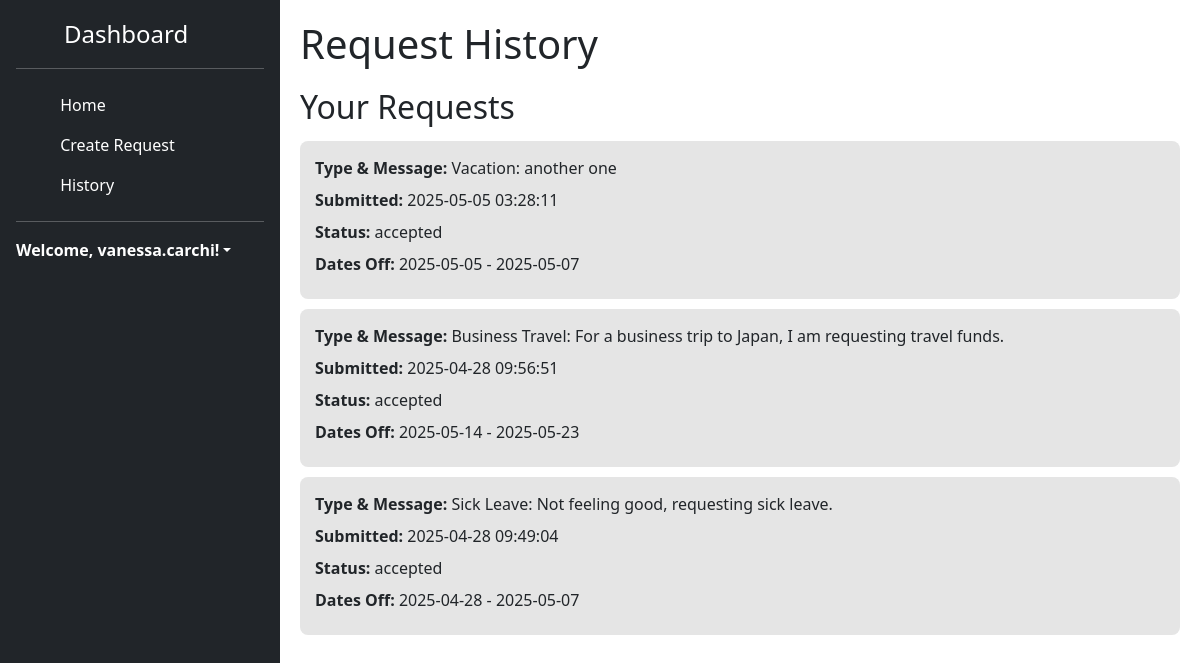
The page /request_history (signed in) on the database as committed earlier.
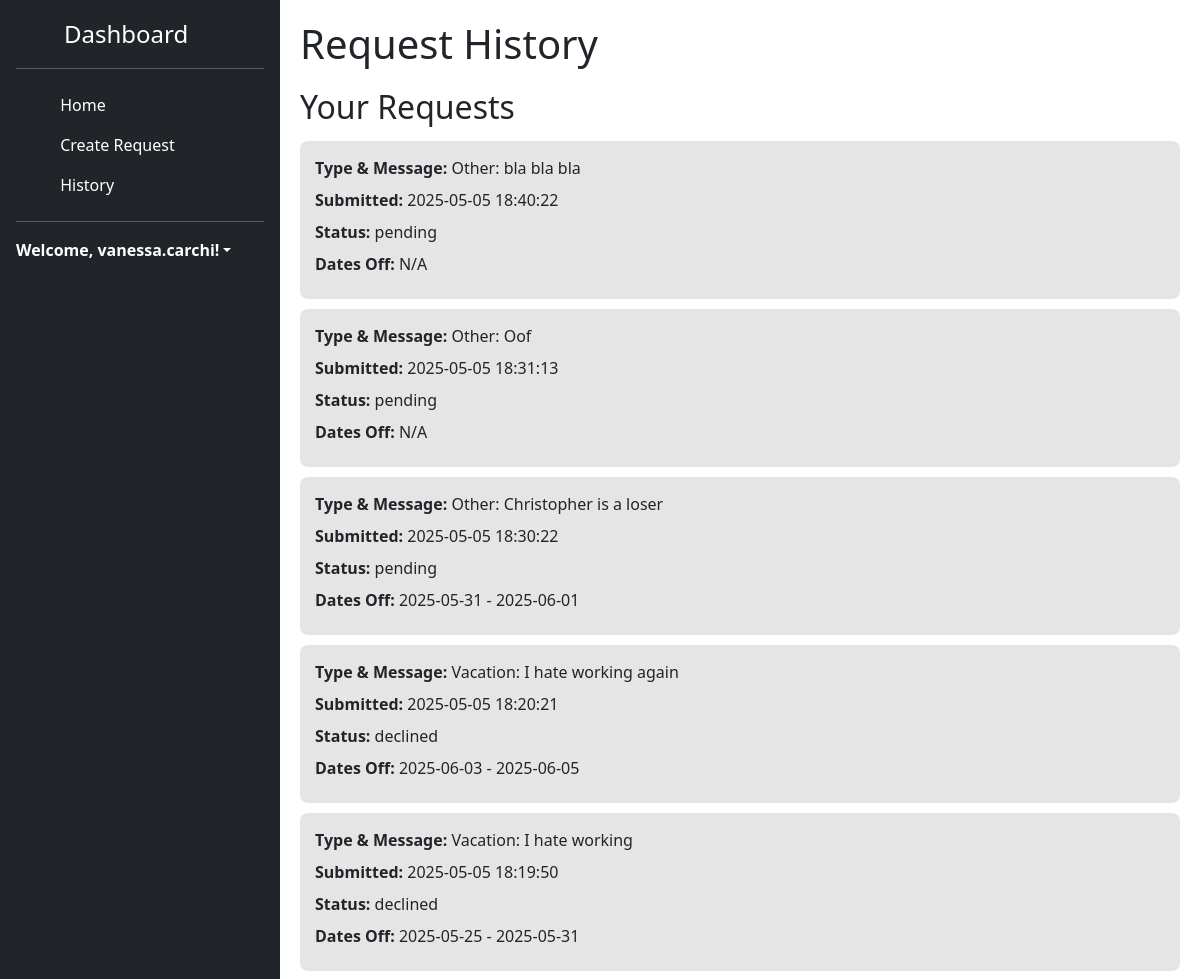
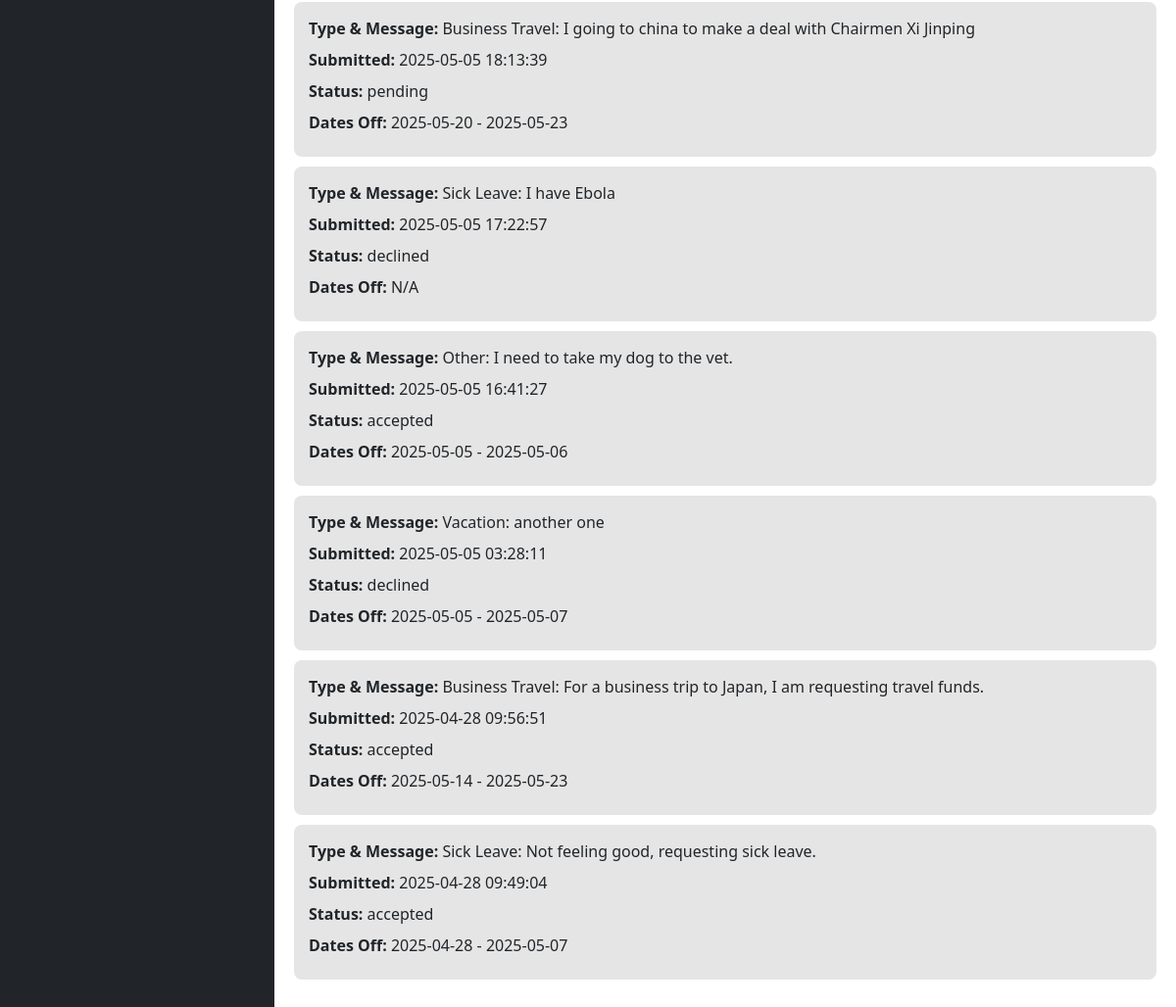
The same page on the database as committed later (2 pictures, top to bottom).
### tables this page shows
CREATE TABLE requests (
    id INTEGER PRIMARY KEY AUTOINCREMENT,
    username TEXT NOT NULL,
    request TEXT NOT NULL,
    timestamp DATETIME DEFAULT CURRENT_TIMESTAMP
, status TEXT DEFAULT 'pending', user_id INTEGER, start_date TEXT, end_date TEXT, notified INTEGER DEFAULT 0, last_status TEXT DEFAULT NULL);

### main.py (the view, shortened to what this page needs)
@app.route("/request_history", methods=["GET","POST"])
def request_history():
    if "user" in session:
        username = session["user"]
        conn = sqlite3.connect("users.db")
        cursor = conn.cursor()
        cursor.execute("SELECT id FROM users WHERE username = ?", (username,))
        user_row = cursor.fetchone()
        if not user_row:
            conn.close()
            return "User not found", 404
        user_id = user_row[0]
        cursor.execute("""
            SELECT request, timestamp, status, start_date, end_date FROM requests
            WHERE user_id = ? ORDER BY timestamp DESC
        """, (user_id,))
        user_requests = cursor.fetchall()
        conn.close()
        return render_template("HTML/request_history.html", username=username, requests=user_requests)
    return redirect(url_for("login"))

### templates/HTML/request_history.html (shortened to what this page needs)
<!DOCTYPE html>
<html lang="en">
    <head>
        <link rel="stylesheet" href="{{ url_for('static', filename='CSS/sidebars.css') }}">
        <link rel="stylesheet" href="{{ url_for('static', filename='CSS/history.css') }}">
        <link href="https://cdn.jsdelivr.net/npm/bootstrap@5.3.2/dist/css/bootstrap.min.css" rel="stylesheet">
        <link rel="stylesheet" href="https://cdn.jsdelivr.net/npm/flatpickr/dist/flatpickr.min.css">
        <link rel="stylesheet" href="https://cdn.jsdelivr.net/npm/@docsearch/css@3">
        <link href="../assets/dist/css/bootstrap.min.css" rel="stylesheet">
    </head>
    <body>
  <div class="app-container">
    <div class="sidebar flex-column flex-shrink-0 p-3 text-bg-dark" style="width: 280px;">
      <div class="d-flex align-items-center mb-3 mb-md-0 me-md-auto text-white text-decoration-none">
        <svg class="bi pe-none me-2" width="40" height="32"><use xlink:href="#bootstrap"/></svg>
        <span class="fs-4">Dashboard</span>
      </div>
      <hr>
      <ul class="nav nav-pills flex-column mb-auto">
        <li class="nav-item">
          <a href="{{ url_for('dashboard') }}" class="nav-link text-white">
            <svg class="bi pe-none me-2" width="16" height="16"><use xlink:href="#home"/></svg>
            Home
          </a>
        </li>
        <li>
          <a href="{{ url_for('create_request') }}" class="nav-link text-white">
            <svg class="bi pe-none me-2" width="16" height="16"><use xlink:href="#table"/></svg>
            Create Request
          </a>
        </li>
        <li>
          <a href="{{ url_for('request_history') }}" class="nav-link text-white">
            <svg class="bi pe-none me-2" width="16" height="16"><use xlink:href="#grid"/></svg>
            History
          </a>
        </li>
      </ul>
      <hr>
      <div class="dropdown">
        <a href="#" class="d-flex align-items-center text-white text-decoration-none dropdown-toggle" data-bs-toggle="dropdown" aria-expanded="false">
          <strong>Welcome, {{username}}!</strong>
        </a>
      </div>
    </div>
    <div class="main-content">
      <h1>Request History</h1>
      <div class="requests-list">
        <h2>Your Requests</h2>
        {% if requests %}
          {% for req, timestamp, status, start_date, end_date in requests %}
            <div class="request-item">
              <p><strong>Type & Message:</strong> {{ req }}</p>
              <p><strong>Submitted:</strong> {{ timestamp }}</p>
              <p><strong>Status:</strong> {{ status }}</p>
              {% if start_date and end_date %}
                <p><strong>Dates Off:</strong> {{ start_date }} - {{ end_date }}</p>
              {% else %}
                <p><strong>Dates Off:</strong> N/A</p>
              {% endif %}
            </div>
          {% endfor %}
        {% else %}
          <p>No requests submitted yet.</p>
        {% endif %}
      </div>
    </body>
</html>

### static/CSS/sidebars.css (style rules this page uses)
body { min-height: 100vh; min-height: -webkit-fill-available; }
html { height: -webkit-fill-available; }
.dropdown-toggle { outline: 0; }
.nav-link { display: flex; align-items: center; padding: 10px 15px; color: white; border-radius: 6px; transition: background-color 0.2s ease; }

### static/CSS/history.css (style rules this page uses)
*,body { margin:0 }
* { padding:0;box-sizing:border-box }
body { font-family:Poppins,sans-serif; height:100vh; background:#f8f9fa; color:#000; }
.app-container { display: flex; height: 100vh; }
.main-content { flex:1; padding:20px; overflow-y:auto; }
.main-content h1 { margin-bottom:20px; }
.request-item { background:#E5E5E5; }
.requests-list { margin-top:20px; }
.requests-list h2 { margin-bottom:15px; }
.request-item { padding:15px; border-radius:8px; margin-bottom:10px; }
.request-item p { margin-bottom:8px }
.bi { vertical-align:-.125em; fill:currentColor }

Rows that differ between the two databases and show on the page:
added requests: request "Other: bla bla bla", timestamp "2025-05-05 18:40:22", status "pending", shows "Dates Off:", start_date "N/A"
added requests: request "Other: Oof", timestamp "2025-05-05 18:31:13", status "pending", shows "Dates Off:", start_date "N/A"
added requests: request "Other: Christopher is a loser", timestamp "2025-05-05 18:30:22", status "pending", start_date "2025-05-31", end_date "2025-06-01"
added requests: request "Vacation: I hate working again", timestamp "2025-05-05 18:20:21", status "declined", start_date "2025-06-03", end_date "2025-06-05"
added requests: request "Vacation: I hate working", timestamp "2025-05-05 18:19:50", status "declined", start_date "2025-05-25", end_date "2025-05-31"
added requests: request "Business Travel: I going to china to make a deal with Chairmen Xi Jinping", timestamp "2025-05-05 18:13:39", status "pending", start_date "2025-05-20", end_date "2025-05-23"
added requests: request "Sick Leave: I have Ebola", timestamp "2025-05-05 17:22:57", status "declined", shows "Dates Off:", start_date "N/A"
added requests: request "Other: I need to take my dog to the vet.", timestamp "2025-05-05 16:41:27", status "accepted", start_date "2025-05-05", end_date "2025-05-06"
changed requests "Vacation: another one": status "accepted" → "declined"
